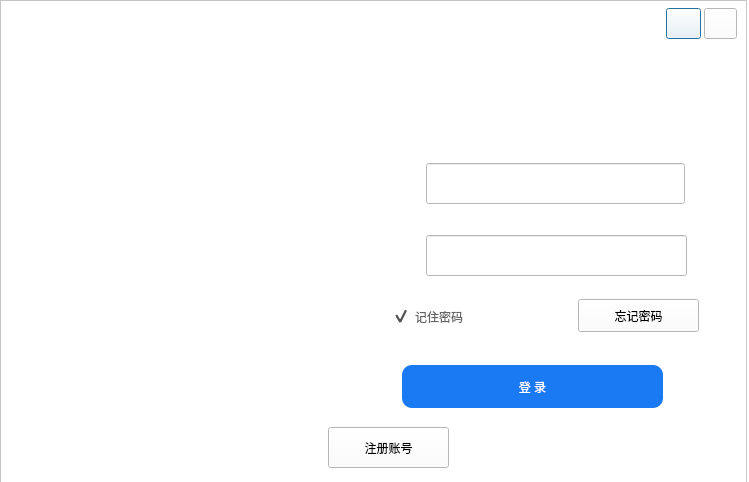
<?xml version="1.0" encoding="UTF-8"?>
<ui version="4.0">
 <class>Dialog</class>
 <widget class="QDialog" name="Dialog">
  <property name="geometry">
   <rect>
    <x>0</x>
    <y>0</y>
    <width>749</width>
    <height>482</height>
   </rect>
  </property>
  <property name="minimumSize">
   <size>
    <width>749</width>
    <height>482</height>
   </size>
  </property>
  <property name="maximumSize">
   <size>
    <width>749</width>
    <height>482</height>
   </size>
  </property>
  <property name="windowTitle">
   <string>Dialog</string>
  </property>
  <property name="windowIcon">
   <iconset resource="RecSystem.qrc">
    <normaloff>:/login/icons/bird-logo.png</normaloff>:/login/icons/bird-logo.png</iconset>
  </property>
  <property name="styleSheet">
   <string notr="true">background-color: rgb(255, 255, 255);</string>
  </property>
  <widget class="QFrame" name="frame">
   <property name="geometry">
    <rect>
     <x>0</x>
     <y>0</y>
     <width>747</width>
     <height>483</height>
    </rect>
   </property>
   <property name="frameShape">
    <enum>QFrame::StyledPanel</enum>
   </property>
   <property name="frameShadow">
    <enum>QFrame::Raised</enum>
   </property>
   <widget class="QPushButton" name="btn_minimize">
    <property name="geometry">
     <rect>
      <x>666</x>
      <y>8</y>
      <width>35</width>
      <height>31</height>
     </rect>
    </property>
    <property name="sizePolicy">
     <sizepolicy hsizetype="Minimum" vsizetype="Expanding">
      <horstretch>0</horstretch>
      <verstretch>0</verstretch>
     </sizepolicy>
    </property>
    <property name="minimumSize">
     <size>
      <width>25</width>
      <height>25</height>
     </size>
    </property>
    <property name="maximumSize">
     <size>
      <width>40</width>
      <height>16777215</height>
     </size>
    </property>
    <property name="toolTip">
     <string>最小化</string>
    </property>
    <property name="text">
     <string/>
    </property>
    <property name="icon">
     <iconset resource="RecSystem.qrc">
      <normaloff>:/login/icons/minmax.png</normaloff>:/login/icons/minmax.png</iconset>
    </property>
   </widget>
   <widget class="QLabel" name="label_movie">
    <property name="geometry">
     <rect>
      <x>6</x>
      <y>6</y>
      <width>321</width>
      <height>471</height>
     </rect>
    </property>
    <property name="sizePolicy">
     <sizepolicy hsizetype="Preferred" vsizetype="Preferred">
      <horstretch>0</horstretch>
      <verstretch>0</verstretch>
     </sizepolicy>
    </property>
    <property name="font">
     <font>
      <family>楷体</family>
      <pointsize>16</pointsize>
     </font>
    </property>
    <property name="toolTip">
     <string>&lt;html&gt;&lt;head/&gt;&lt;body&gt;&lt;p&gt;思绪无限&lt;/p&gt;&lt;p&gt;CSDN：&lt;a href=&quot;htps:wuxian.blog.csdn.net&quot;&gt;&lt;span style=&quot; text-decoration: underline; color:#0000ff;&quot;&gt;wuxian.blog.csdn.net&lt;/span&gt;&lt;/a&gt;&lt;/p&gt;&lt;p&gt;B站：&lt;a href=&quot;https://space.bilibili.com/456667721&quot;&gt;&lt;span style=&quot; text-decoration: underline; color:#0000ff;&quot;&gt;思绪亦无限&lt;/span&gt;&lt;/a&gt;&lt;/p&gt;&lt;/body&gt;&lt;/html&gt;</string>
    </property>
    <property name="layoutDirection">
     <enum>Qt::LeftToRight</enum>
    </property>
    <property name="styleSheet">
     <string notr="true">QLabel{
border-image: url(:/login/icons/sign.png);
}</string>
    </property>
    <property name="text">
     <string>&lt;html&gt;&lt;head/&gt;&lt;body&gt;&lt;p align=&quot;center&quot;&gt;&lt;br/&gt;&lt;/p&gt;&lt;/body&gt;&lt;/html&gt;</string>
    </property>
    <property name="alignment">
     <set>Qt::AlignCenter</set>
    </property>
   </widget>
   <widget class="QTabWidget" name="tabWidget">
    <property name="geometry">
     <rect>
      <x>326</x>
      <y>2</y>
      <width>417</width>
      <height>475</height>
     </rect>
    </property>
    <property name="layoutDirection">
     <enum>Qt::LeftToRight</enum>
    </property>
    <property name="autoFillBackground">
     <bool>false</bool>
    </property>
    <property name="styleSheet">
     <string notr="true">
QTabWidget::pane{
min-width:70px;
min-height:25px;
border-top: 0px solid;
	background-color: transparent;
}

QTabBar::tab {
font-size:10px;
min-width:70px;

min-height:25px;

color: black;

font:12px &quot;Microsoft YaHei&quot;;

border: -1px solid;



}

QTabBar::tab:selected{

min-width:70px;

min-height:25px;
color: black;

font:11px &quot;Microsoft YaHei&quot;;

border: 0px solid;

border-bottom: 0px solid;

border-color: #4796f0;

}</string>
    </property>
    <property name="currentIndex">
     <number>0</number>
    </property>
    <property name="tabBarAutoHide">
     <bool>true</bool>
    </property>
    <widget class="QWidget" name="tab_login">
     <attribute name="title">
      <string/>
     </attribute>
     <widget class="QCheckBox" name="checkBox_remenber">
      <property name="geometry">
       <rect>
        <x>66</x>
        <y>272</y>
        <width>115</width>
        <height>35</height>
       </rect>
      </property>
      <property name="styleSheet">
       <string notr="true">
QCheckBox{
font: 10pt &quot;微软雅黑&quot;;
color: rgb(100, 100, 100);
spacing: 5px;
background-color: transparent;
}

QCheckBox::indicator {
width: 18px;
height: 18px;
}
QCheckBox::indicator:unchecked {
border-image: url(:/login/icons/check.png);
}

QCheckBox::indicator:checked {
border-image: url(:/login/icons/checked.png);
}
 </string>
      </property>
      <property name="text">
       <string>记住密码</string>
      </property>
      <property name="iconSize">
       <size>
        <width>18</width>
        <height>18</height>
       </size>
      </property>
      <property name="checked">
       <bool>true</bool>
      </property>
     </widget>
     <widget class="QLineEdit" name="lineEdit_password">
      <property name="geometry">
       <rect>
        <x>100</x>
        <y>208</y>
        <width>261</width>
        <height>41</height>
       </rect>
      </property>
      <property name="font">
       <font>
        <family>微软雅黑</family>
        <pointsize>12</pointsize>
       </font>
      </property>
      <property name="text">
       <string/>
      </property>
     </widget>
     <widget class="QLabel" name="label_log_passwordBack">
      <property name="geometry">
       <rect>
        <x>52</x>
        <y>208</y>
        <width>319</width>
        <height>43</height>
       </rect>
      </property>
      <property name="styleSheet">
       <string notr="true">border-image: url(:/images/icons/logo1.png);</string>
      </property>
      <property name="text">
       <string/>
      </property>
     </widget>
     <widget class="QLabel" name="label_log_user">
      <property name="geometry">
       <rect>
        <x>64</x>
        <y>146</y>
        <width>21</width>
        <height>21</height>
       </rect>
      </property>
      <property name="styleSheet">
       <string notr="true">border-image: url(:/login/icons/logo2.png);
background-color: transparent;</string>
      </property>
      <property name="text">
       <string/>
      </property>
     </widget>
     <widget class="QLineEdit" name="lineEdit_user_log">
      <property name="geometry">
       <rect>
        <x>100</x>
        <y>136</y>
        <width>259</width>
        <height>41</height>
       </rect>
      </property>
      <property name="font">
       <font>
        <family>微软雅黑</family>
        <pointsize>12</pointsize>
        <italic>false</italic>
        <bold>false</bold>
       </font>
      </property>
      <property name="text">
       <string/>
      </property>
     </widget>
     <widget class="QToolButton" name="toolButton_forgetCode">
      <property name="geometry">
       <rect>
        <x>252</x>
        <y>272</y>
        <width>121</width>
        <height>33</height>
       </rect>
      </property>
      <property name="cursor">
       <cursorShape>PointingHandCursor</cursorShape>
      </property>
      <property name="text">
       <string>忘记密码</string>
      </property>
      <property name="iconSize">
       <size>
        <width>16</width>
        <height>16</height>
       </size>
      </property>
     </widget>
     <widget class="QLabel" name="label_log_password">
      <property name="geometry">
       <rect>
        <x>64</x>
        <y>220</y>
        <width>21</width>
        <height>21</height>
       </rect>
      </property>
      <property name="styleSheet">
       <string notr="true">border-image: url(:/login/icons/logo3.png);
background-color: transparent;</string>
      </property>
      <property name="text">
       <string/>
      </property>
     </widget>
     <widget class="QPushButton" name="pushButton_login">
      <property name="geometry">
       <rect>
        <x>76</x>
        <y>338</y>
        <width>261</width>
        <height>43</height>
       </rect>
      </property>
      <property name="styleSheet">
       <string notr="true">QPushButton{
	background-color:rgb(26, 122, 244);
	border-radius:10px; 
    border:1px;
	font:17px &quot;微软雅黑&quot;;
	color:rgba(255,255,255);
}

QPushButton::pressed{
	border-color:rgba(255,255,255,30);
	background-color: rgb(0, 170, 255);
	border-style:inset;
	color:rgba(0,0,0,100);
}

QPushButton::hover{
	background-color: rgb(73, 154, 237);
	border-color:rgba(255,255,255,200);
	color:rgba(255,255,255);
}</string>
      </property>
      <property name="text">
       <string>登 录</string>
      </property>
     </widget>
     <widget class="QLabel" name="label_pic">
      <property name="geometry">
       <rect>
        <x>166</x>
        <y>16</y>
        <width>85</width>
        <height>85</height>
       </rect>
      </property>
      <property name="minimumSize">
       <size>
        <width>85</width>
        <height>85</height>
       </size>
      </property>
      <property name="maximumSize">
       <size>
        <width>85</width>
        <height>85</height>
       </size>
      </property>
      <property name="font">
       <font>
        <family>Adobe 黑体 Std R</family>
        <pointsize>18</pointsize>
        <italic>false</italic>
        <bold>true</bold>
       </font>
      </property>
      <property name="styleSheet">
       <string notr="true">border-image: url(:/login/icons/user.png);
background-color: transparent;
border-radius:40px;</string>
      </property>
      <property name="text">
       <string/>
      </property>
      <property name="alignment">
       <set>Qt::AlignCenter</set>
      </property>
     </widget>
     <widget class="QLabel" name="label_log_userBack">
      <property name="geometry">
       <rect>
        <x>52</x>
        <y>136</y>
        <width>319</width>
        <height>43</height>
       </rect>
      </property>
      <property name="styleSheet">
       <string notr="true">border-image: url(:/images/icons/logo1.png);</string>
      </property>
      <property name="text">
       <string/>
      </property>
     </widget>
     <widget class="QToolButton" name="toolButton_go2reg">
      <property name="geometry">
       <rect>
        <x>2</x>
        <y>400</y>
        <width>121</width>
        <height>41</height>
       </rect>
      </property>
      <property name="cursor">
       <cursorShape>PointingHandCursor</cursorShape>
      </property>
      <property name="text">
       <string>注册账号</string>
      </property>
     </widget>
     <widget class="QLabel" name="label_log_info">
      <property name="geometry">
       <rect>
        <x>162</x>
        <y>402</y>
        <width>179</width>
        <height>39</height>
       </rect>
      </property>
      <property name="styleSheet">
       <string notr="true">background-color: transparent;
color: rgb(255, 0, 127);
font: 9pt &quot;微软雅黑&quot;;</string>
      </property>
      <property name="text">
       <string/>
      </property>
     </widget>
     <zorder>label_log_passwordBack</zorder>
     <zorder>label_log_userBack</zorder>
     <zorder>checkBox_remenber</zorder>
     <zorder>lineEdit_password</zorder>
     <zorder>label_log_user</zorder>
     <zorder>lineEdit_user_log</zorder>
     <zorder>toolButton_forgetCode</zorder>
     <zorder>label_log_password</zorder>
     <zorder>pushButton_login</zorder>
     <zorder>label_pic</zorder>
     <zorder>toolButton_go2reg</zorder>
     <zorder>label_log_info</zorder>
    </widget>
    <widget class="QWidget" name="tab_reg">
     <attribute name="title">
      <string/>
     </attribute>
     <widget class="QLineEdit" name="lineEdit_user_reg">
      <property name="geometry">
       <rect>
        <x>100</x>
        <y>122</y>
        <width>259</width>
        <height>41</height>
       </rect>
      </property>
      <property name="font">
       <font>
        <family>微软雅黑</family>
        <pointsize>12</pointsize>
        <italic>false</italic>
        <bold>false</bold>
       </font>
      </property>
      <property name="text">
       <string/>
      </property>
     </widget>
     <widget class="QLabel" name="label_reg_passwordBack">
      <property name="geometry">
       <rect>
        <x>52</x>
        <y>192</y>
        <width>319</width>
        <height>43</height>
       </rect>
      </property>
      <property name="styleSheet">
       <string notr="true">border-image: url(:/login/icons/logo1.png);</string>
      </property>
      <property name="text">
       <string/>
      </property>
     </widget>
     <widget class="QLabel" name="label_reg_user">
      <property name="geometry">
       <rect>
        <x>64</x>
        <y>132</y>
        <width>21</width>
        <height>21</height>
       </rect>
      </property>
      <property name="styleSheet">
       <string notr="true">border-image: url(:/login/icons/logo2.png);
background-color: transparent;</string>
      </property>
      <property name="text">
       <string/>
      </property>
     </widget>
     <widget class="QLineEdit" name="lineEdit_password_reg">
      <property name="geometry">
       <rect>
        <x>100</x>
        <y>192</y>
        <width>261</width>
        <height>41</height>
       </rect>
      </property>
      <property name="font">
       <font>
        <family>微软雅黑</family>
        <pointsize>12</pointsize>
       </font>
      </property>
      <property name="text">
       <string/>
      </property>
     </widget>
     <widget class="QLabel" name="label_pic_reg">
      <property name="geometry">
       <rect>
        <x>166</x>
        <y>10</y>
        <width>85</width>
        <height>85</height>
       </rect>
      </property>
      <property name="minimumSize">
       <size>
        <width>85</width>
        <height>85</height>
       </size>
      </property>
      <property name="maximumSize">
       <size>
        <width>85</width>
        <height>85</height>
       </size>
      </property>
      <property name="font">
       <font>
        <family>Adobe 黑体 Std R</family>
        <pointsize>18</pointsize>
        <italic>false</italic>
        <bold>true</bold>
       </font>
      </property>
      <property name="styleSheet">
       <string notr="true">border-image: url(:/login/icons/user.png);
background-color: transparent;
border-radius:40px;</string>
      </property>
      <property name="text">
       <string/>
      </property>
      <property name="alignment">
       <set>Qt::AlignCenter</set>
      </property>
     </widget>
     <widget class="QToolButton" name="toolButton_go2login">
      <property name="geometry">
       <rect>
        <x>2</x>
        <y>400</y>
        <width>119</width>
        <height>39</height>
       </rect>
      </property>
      <property name="cursor">
       <cursorShape>PointingHandCursor</cursorShape>
      </property>
      <property name="text">
       <string>前往登录</string>
      </property>
     </widget>
     <widget class="QLabel" name="label_reg_password">
      <property name="geometry">
       <rect>
        <x>64</x>
        <y>204</y>
        <width>21</width>
        <height>21</height>
       </rect>
      </property>
      <property name="styleSheet">
       <string notr="true">border-image: url(:/login/icons/logo3.png);
background-color: transparent;</string>
      </property>
      <property name="text">
       <string/>
      </property>
     </widget>
     <widget class="QLabel" name="label_reg_userBack">
      <property name="geometry">
       <rect>
        <x>52</x>
        <y>122</y>
        <width>319</width>
        <height>43</height>
       </rect>
      </property>
      <property name="styleSheet">
       <string notr="true">border-image: url(:/login/icons/logo1.png);</string>
      </property>
      <property name="text">
       <string/>
      </property>
     </widget>
     <widget class="QPushButton" name="pushButton_reg">
      <property name="geometry">
       <rect>
        <x>76</x>
        <y>340</y>
        <width>261</width>
        <height>43</height>
       </rect>
      </property>
      <property name="styleSheet">
       <string notr="true">QPushButton{
	background-color:rgb(26, 122, 244);
	border-radius:10px; 
    border:1px;
	font:17px &quot;微软雅黑&quot;;
	color:rgba(255,255,255);
}

QPushButton::pressed{
	border-color:rgba(255,255,255,30);
	background-color: rgb(0, 170, 255);
	border-style:inset;
	color:rgba(0,0,0,100);
}

QPushButton::hover{
	background-color: rgb(73, 154, 237);
	border-color:rgba(255,255,255,200);
	color:rgba(255,255,255);
}</string>
      </property>
      <property name="text">
       <string>注 册</string>
      </property>
     </widget>
     <widget class="QLabel" name="label_reg_vercodeBack">
      <property name="geometry">
       <rect>
        <x>52</x>
        <y>262</y>
        <width>223</width>
        <height>43</height>
       </rect>
      </property>
      <property name="styleSheet">
       <string notr="true">border-image: url(:/login/icons/logo1.png);</string>
      </property>
      <property name="text">
       <string/>
      </property>
     </widget>
     <widget class="QLabel" name="label_reg_vercode">
      <property name="geometry">
       <rect>
        <x>64</x>
        <y>272</y>
        <width>21</width>
        <height>23</height>
       </rect>
      </property>
      <property name="styleSheet">
       <string notr="true">border-image: url(:/login/icons/logo4.png);
background-color: transparent;</string>
      </property>
      <property name="text">
       <string/>
      </property>
     </widget>
     <widget class="QLineEdit" name="lineEdit_code_reg">
      <property name="geometry">
       <rect>
        <x>100</x>
        <y>262</y>
        <width>159</width>
        <height>41</height>
       </rect>
      </property>
      <property name="font">
       <font>
        <family>微软雅黑</family>
        <pointsize>12</pointsize>
       </font>
      </property>
      <property name="text">
       <string/>
      </property>
     </widget>
     <widget class="QToolButton" name="toolButton_verCode">
      <property name="geometry">
       <rect>
        <x>282</x>
        <y>262</y>
        <width>89</width>
        <height>43</height>
       </rect>
      </property>
      <property name="sizePolicy">
       <sizepolicy hsizetype="Preferred" vsizetype="Preferred">
        <horstretch>0</horstretch>
        <verstretch>0</verstretch>
       </sizepolicy>
      </property>
      <property name="cursor">
       <cursorShape>PointingHandCursor</cursorShape>
      </property>
      <property name="text">
       <string/>
      </property>
      <property name="icon">
       <iconset resource="RecSystem.qrc">
        <normaloff>:/login/icons/captcha_1.png</normaloff>:/login/icons/captcha_1.png</iconset>
      </property>
      <property name="iconSize">
       <size>
        <width>89</width>
        <height>43</height>
       </size>
      </property>
     </widget>
     <widget class="QLabel" name="label_reg_info">
      <property name="geometry">
       <rect>
        <x>158</x>
        <y>404</y>
        <width>179</width>
        <height>39</height>
       </rect>
      </property>
      <property name="styleSheet">
       <string notr="true">background-color: transparent;
color: rgb(255, 0, 127);
font: 9pt &quot;微软雅黑&quot;;</string>
      </property>
      <property name="text">
       <string/>
      </property>
     </widget>
     <widget class="QToolButton" name="toolButton_loadLogo">
      <property name="geometry">
       <rect>
        <x>272</x>
        <y>40</y>
        <width>35</width>
        <height>37</height>
       </rect>
      </property>
      <property name="maximumSize">
       <size>
        <width>45</width>
        <height>45</height>
       </size>
      </property>
      <property name="cursor">
       <cursorShape>PointingHandCursor</cursorShape>
      </property>
      <property name="toolTip">
       <string>修改头像</string>
      </property>
      <property name="autoFillBackground">
       <bool>false</bool>
      </property>
      <property name="text">
       <string/>
      </property>
      <property name="icon">
       <iconset resource="RecSystem.qrc">
        <normaloff>:/images/icons/gallery.png</normaloff>:/images/icons/gallery.png</iconset>
      </property>
      <property name="iconSize">
       <size>
        <width>30</width>
        <height>30</height>
       </size>
      </property>
      <property name="popupMode">
       <enum>QToolButton::DelayedPopup</enum>
      </property>
      <property name="toolButtonStyle">
       <enum>Qt::ToolButtonTextUnderIcon</enum>
      </property>
      <property name="autoRaise">
       <bool>false</bool>
      </property>
      <property name="arrowType">
       <enum>Qt::NoArrow</enum>
      </property>
     </widget>
     <zorder>label_reg_userBack</zorder>
     <zorder>lineEdit_user_reg</zorder>
     <zorder>label_reg_passwordBack</zorder>
     <zorder>label_reg_user</zorder>
     <zorder>lineEdit_password_reg</zorder>
     <zorder>label_pic_reg</zorder>
     <zorder>toolButton_go2login</zorder>
     <zorder>label_reg_password</zorder>
     <zorder>pushButton_reg</zorder>
     <zorder>label_reg_vercodeBack</zorder>
     <zorder>label_reg_vercode</zorder>
     <zorder>lineEdit_code_reg</zorder>
     <zorder>toolButton_verCode</zorder>
     <zorder>label_reg_info</zorder>
     <zorder>toolButton_loadLogo</zorder>
    </widget>
   </widget>
   <widget class="QPushButton" name="btn_close">
    <property name="geometry">
     <rect>
      <x>704</x>
      <y>8</y>
      <width>33</width>
      <height>31</height>
     </rect>
    </property>
    <property name="sizePolicy">
     <sizepolicy hsizetype="Minimum" vsizetype="Expanding">
      <horstretch>0</horstretch>
      <verstretch>0</verstretch>
     </sizepolicy>
    </property>
    <property name="minimumSize">
     <size>
      <width>25</width>
      <height>25</height>
     </size>
    </property>
    <property name="maximumSize">
     <size>
      <width>40</width>
      <height>16777215</height>
     </size>
    </property>
    <property name="toolTip">
     <string>关闭</string>
    </property>
    <property name="text">
     <string/>
    </property>
    <property name="icon">
     <iconset resource="RecSystem.qrc">
      <normaloff>:/login/icons/extractLeft.png</normaloff>:/login/icons/extractLeft.png</iconset>
    </property>
   </widget>
   <zorder>tabWidget</zorder>
   <zorder>btn_minimize</zorder>
   <zorder>label_movie</zorder>
   <zorder>btn_close</zorder>
  </widget>
 </widget>
 <resources>
  <include location="RecSystem.qrc"/>
 </resources>
 <connections/>
</ui>
